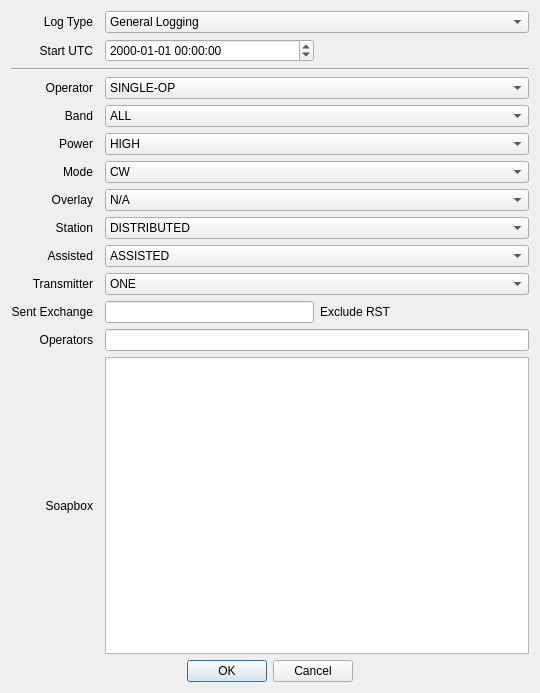
<?xml version="1.0" encoding="UTF-8"?>
<ui version="4.0">
 <class>Dialog</class>
 <widget class="QDialog" name="Dialog">
  <property name="geometry">
   <rect>
    <x>0</x>
    <y>0</y>
    <width>540</width>
    <height>693</height>
   </rect>
  </property>
  <property name="windowTitle">
   <string>New Contest</string>
  </property>
  <layout class="QGridLayout" name="gridLayout">
   <item row="15" column="2" colspan="2">
    <widget class="QPlainTextEdit" name="soapbox">
     <property name="accessibleName">
      <string>Soap Box</string>
     </property>
     <property name="accessibleDescription">
      <string>The soap box</string>
     </property>
    </widget>
   </item>
   <item row="5" column="0">
    <widget class="QLabel" name="label_5">
     <property name="text">
      <string>Band</string>
     </property>
     <property name="alignment">
      <set>Qt::AlignRight|Qt::AlignTrailing|Qt::AlignVCenter</set>
     </property>
    </widget>
   </item>
   <item row="7" column="0">
    <widget class="QLabel" name="label_7">
     <property name="text">
      <string>Mode</string>
     </property>
     <property name="alignment">
      <set>Qt::AlignRight|Qt::AlignTrailing|Qt::AlignVCenter</set>
     </property>
    </widget>
   </item>
   <item row="2" column="0">
    <widget class="QLabel" name="label_3">
     <property name="text">
      <string>Start UTC</string>
     </property>
     <property name="alignment">
      <set>Qt::AlignRight|Qt::AlignTrailing|Qt::AlignVCenter</set>
     </property>
    </widget>
   </item>
   <item row="10" column="2" colspan="2">
    <widget class="QComboBox" name="assisted">
     <property name="accessibleName">
      <string>Assisted</string>
     </property>
     <property name="accessibleDescription">
      <string>Assisted category.</string>
     </property>
     <item>
      <property name="text">
       <string>ASSISTED</string>
      </property>
     </item>
     <item>
      <property name="text">
       <string>NON-ASSISTED</string>
      </property>
     </item>
    </widget>
   </item>
   <item row="12" column="2" rowspan="2">
    <widget class="QLineEdit" name="exchange">
     <property name="accessibleName">
      <string>Sent exchange</string>
     </property>
     <property name="accessibleDescription">
      <string>sent exchange, excluding r s t.</string>
     </property>
     <property name="styleSheet">
      <string notr="true">text-transform: uppercase;</string>
     </property>
    </widget>
   </item>
   <item row="7" column="2" colspan="2">
    <widget class="QComboBox" name="mode">
     <property name="accessibleName">
      <string>Operating mode</string>
     </property>
     <property name="accessibleDescription">
      <string>Mode category</string>
     </property>
     <item>
      <property name="text">
       <string>CW</string>
      </property>
     </item>
     <item>
      <property name="text">
       <string>SSB</string>
      </property>
     </item>
     <item>
      <property name="text">
       <string>RTTY</string>
      </property>
     </item>
     <item>
      <property name="text">
       <string>PSK</string>
      </property>
     </item>
     <item>
      <property name="text">
       <string>SSB+CW</string>
      </property>
     </item>
     <item>
      <property name="text">
       <string>DIGITAL</string>
      </property>
     </item>
     <item>
      <property name="text">
       <string>SSB+CW+DIGITAL</string>
      </property>
     </item>
     <item>
      <property name="text">
       <string>FM</string>
      </property>
     </item>
    </widget>
   </item>
   <item row="12" column="0" rowspan="2">
    <widget class="QLabel" name="label_12">
     <property name="text">
      <string>Sent Exchange</string>
     </property>
     <property name="alignment">
      <set>Qt::AlignRight|Qt::AlignTrailing|Qt::AlignVCenter</set>
     </property>
     <property name="buddy">
      <cstring>For serial numbers, include 001 where the serial should be place in the exchage. It will be automatically increased and displayed for each QSO.</cstring>
     </property>
    </widget>
   </item>
   <item row="9" column="0">
    <widget class="QLabel" name="label_9">
     <property name="text">
      <string>Station</string>
     </property>
     <property name="alignment">
      <set>Qt::AlignRight|Qt::AlignTrailing|Qt::AlignVCenter</set>
     </property>
    </widget>
   </item>
   <item row="1" column="2" colspan="2">
    <widget class="QComboBox" name="contest">
     <property name="accessibleName">
      <string>Contest Selector</string>
     </property>
     <property name="accessibleDescription">
      <string>Contest or log type.</string>
     </property>
     <item>
      <property name="text">
       <string>General Logging</string>
      </property>
     </item>
     <item>
      <property name="text">
       <string>10 10 FALL CW</string>
      </property>
     </item>
     <item>
      <property name="text">
       <string>10 10 SPRING CW</string>
      </property>
     </item>
     <item>
      <property name="text">
       <string>10 10 SUMMER PHONE</string>
      </property>
     </item>
     <item>
      <property name="text">
       <string>10 10 WINTER PHONE</string>
      </property>
     </item>
     <item>
      <property name="text">
       <string>ARRL 10M</string>
      </property>
     </item>
     <item>
      <property name="text">
       <string>ARRL DX CW</string>
      </property>
     </item>
     <item>
      <property name="text">
       <string>ARRL DX SSB</string>
      </property>
     </item>
     <item>
      <property name="text">
       <string>ARRL FIELD DAY</string>
      </property>
     </item>
     <item>
      <property name="text">
       <string>ARRL SS CW</string>
      </property>
     </item>
     <item>
      <property name="text">
       <string>ARRL SS PHONE</string>
      </property>
     </item>
     <item>
      <property name="text">
       <string>ARRL VHF JAN</string>
      </property>
     </item>
     <item>
      <property name="text">
       <string>ARRL VHF JUN</string>
      </property>
     </item>
     <item>
      <property name="text">
       <string>ARRL VHF SEP</string>
      </property>
     </item>
     <item>
      <property name="text">
       <string>CANADA DAY</string>
      </property>
     </item>
     <item>
      <property name="text">
       <string>CQ 160 CW</string>
      </property>
     </item>
     <item>
      <property name="text">
       <string>CQ 160 SSB</string>
      </property>
     </item>
     <item>
      <property name="text">
       <string>CQ WPX CW</string>
      </property>
     </item>
     <item>
      <property name="text">
       <string>CQ WPX SSB</string>
      </property>
     </item>
     <item>
      <property name="text">
       <string>CQ WW CW</string>
      </property>
     </item>
     <item>
      <property name="text">
       <string>CQ WW SSB</string>
      </property>
     </item>
     <item>
      <property name="text">
       <string>CWT</string>
      </property>
     </item>
     <item>
      <property name="text">
       <string>IARU HF</string>
      </property>
     </item>
     <item>
      <property name="text">
       <string>JIDX CW</string>
      </property>
     </item>
     <item>
      <property name="text">
       <string>JIDX PH</string>
      </property>
     </item>
     <item>
      <property name="text">
       <string>NAQP CW</string>
      </property>
     </item>
     <item>
      <property name="text">
       <string>NAQP SSB</string>
      </property>
     </item>
     <item>
      <property name="text">
       <string>PHONE WEEKLY TEST</string>
      </property>
     </item>
     <item>
      <property name="text">
       <string>STEW PERRY TOPBAND</string>
      </property>
     </item>
     <item>
      <property name="text">
       <string>WINTER FIELD DAY</string>
      </property>
     </item>
    </widget>
   </item>
   <item row="2" column="2">
    <widget class="QDateTimeEdit" name="dateTimeEdit">
     <property name="accessibleName">
      <string>Start of contest Date and U T C Time</string>
     </property>
     <property name="time">
      <time>
       <hour>0</hour>
       <minute>0</minute>
       <second>0</second>
      </time>
     </property>
     <property name="maximumDateTime">
      <datetime>
       <hour>3</hour>
       <minute>59</minute>
       <second>59</second>
       <year>10000</year>
       <month>1</month>
       <day>1</day>
      </datetime>
     </property>
     <property name="currentSection">
      <enum>QDateTimeEdit::YearSection</enum>
     </property>
     <property name="displayFormat">
      <string>yyyy-MM-dd HH:mm:ss</string>
     </property>
     <property name="timeSpec">
      <enum>Qt::UTC</enum>
     </property>
    </widget>
   </item>
   <item row="8" column="0">
    <widget class="QLabel" name="label_8">
     <property name="text">
      <string>Overlay</string>
     </property>
     <property name="alignment">
      <set>Qt::AlignRight|Qt::AlignTrailing|Qt::AlignVCenter</set>
     </property>
    </widget>
   </item>
   <item row="14" column="0">
    <widget class="QLabel" name="label_13">
     <property name="text">
      <string>Operators</string>
     </property>
     <property name="alignment">
      <set>Qt::AlignRight|Qt::AlignTrailing|Qt::AlignVCenter</set>
     </property>
    </widget>
   </item>
   <item row="10" column="0">
    <widget class="QLabel" name="label_10">
     <property name="text">
      <string>Assisted</string>
     </property>
     <property name="alignment">
      <set>Qt::AlignRight|Qt::AlignTrailing|Qt::AlignVCenter</set>
     </property>
    </widget>
   </item>
   <item row="1" column="0">
    <widget class="QLabel" name="label_2">
     <property name="text">
      <string>Log Type</string>
     </property>
     <property name="alignment">
      <set>Qt::AlignRight|Qt::AlignTrailing|Qt::AlignVCenter</set>
     </property>
    </widget>
   </item>
   <item row="2" column="3">
    <spacer name="horizontalSpacer">
     <property name="orientation">
      <enum>Qt::Horizontal</enum>
     </property>
     <property name="sizeHint" stdset="0">
      <size>
       <width>40</width>
       <height>20</height>
      </size>
     </property>
    </spacer>
   </item>
   <item row="4" column="2" colspan="2">
    <widget class="QComboBox" name="operator_class">
     <property name="accessibleName">
      <string>Operator Category</string>
     </property>
     <property name="accessibleDescription">
      <string>Operator category.</string>
     </property>
     <item>
      <property name="text">
       <string>SINGLE-OP</string>
      </property>
     </item>
     <item>
      <property name="text">
       <string>MULTI-OP</string>
      </property>
     </item>
     <item>
      <property name="text">
       <string>CHECKLOG</string>
      </property>
     </item>
    </widget>
   </item>
   <item row="6" column="2" colspan="2">
    <widget class="QComboBox" name="power">
     <property name="accessibleName">
      <string>Power Category</string>
     </property>
     <property name="accessibleDescription">
      <string>Power category</string>
     </property>
     <item>
      <property name="text">
       <string>HIGH</string>
      </property>
     </item>
     <item>
      <property name="text">
       <string>LOW</string>
      </property>
     </item>
     <item>
      <property name="text">
       <string>QRP</string>
      </property>
     </item>
    </widget>
   </item>
   <item row="11" column="0">
    <widget class="QLabel" name="label_11">
     <property name="text">
      <string>Transmitter</string>
     </property>
     <property name="alignment">
      <set>Qt::AlignRight|Qt::AlignTrailing|Qt::AlignVCenter</set>
     </property>
    </widget>
   </item>
   <item row="15" column="0">
    <widget class="QLabel" name="label_14">
     <property name="text">
      <string>Soapbox</string>
     </property>
     <property name="alignment">
      <set>Qt::AlignRight|Qt::AlignTrailing|Qt::AlignVCenter</set>
     </property>
    </widget>
   </item>
   <item row="6" column="0">
    <widget class="QLabel" name="label_6">
     <property name="text">
      <string>Power</string>
     </property>
     <property name="alignment">
      <set>Qt::AlignRight|Qt::AlignTrailing|Qt::AlignVCenter</set>
     </property>
    </widget>
   </item>
   <item row="11" column="2" colspan="2">
    <widget class="QComboBox" name="transmitter">
     <property name="accessibleName">
      <string>Transmitter</string>
     </property>
     <property name="accessibleDescription">
      <string>Transmitter category.</string>
     </property>
     <item>
      <property name="text">
       <string>ONE</string>
      </property>
     </item>
     <item>
      <property name="text">
       <string>TWO</string>
      </property>
     </item>
     <item>
      <property name="text">
       <string>LIMITED</string>
      </property>
     </item>
     <item>
      <property name="text">
       <string>UNLIMITED</string>
      </property>
     </item>
     <item>
      <property name="text">
       <string>SWL</string>
      </property>
     </item>
    </widget>
   </item>
   <item row="5" column="2" colspan="2">
    <widget class="QComboBox" name="band">
     <property name="accessibleName">
      <string>Band Category</string>
     </property>
     <property name="accessibleDescription">
      <string>Band category.</string>
     </property>
     <item>
      <property name="text">
       <string>ALL</string>
      </property>
     </item>
     <item>
      <property name="text">
       <string>160M</string>
      </property>
     </item>
     <item>
      <property name="text">
       <string>80M</string>
      </property>
     </item>
     <item>
      <property name="text">
       <string>40M</string>
      </property>
     </item>
     <item>
      <property name="text">
       <string>20M</string>
      </property>
     </item>
     <item>
      <property name="text">
       <string>15M</string>
      </property>
     </item>
     <item>
      <property name="text">
       <string>10M</string>
      </property>
     </item>
     <item>
      <property name="text">
       <string>6M</string>
      </property>
     </item>
     <item>
      <property name="text">
       <string>2M</string>
      </property>
     </item>
     <item>
      <property name="text">
       <string>222</string>
      </property>
     </item>
     <item>
      <property name="text">
       <string>432</string>
      </property>
     </item>
     <item>
      <property name="text">
       <string>902</string>
      </property>
     </item>
     <item>
      <property name="text">
       <string>1.2G</string>
      </property>
     </item>
     <item>
      <property name="text">
       <string>2.3G</string>
      </property>
     </item>
     <item>
      <property name="text">
       <string>3.4G</string>
      </property>
     </item>
     <item>
      <property name="text">
       <string>5.7G</string>
      </property>
     </item>
     <item>
      <property name="text">
       <string>10G</string>
      </property>
     </item>
     <item>
      <property name="text">
       <string>24G</string>
      </property>
     </item>
     <item>
      <property name="text">
       <string>47G</string>
      </property>
     </item>
     <item>
      <property name="text">
       <string>75G</string>
      </property>
     </item>
     <item>
      <property name="text">
       <string>119G</string>
      </property>
     </item>
     <item>
      <property name="text">
       <string>142G</string>
      </property>
     </item>
     <item>
      <property name="text">
       <string>241G</string>
      </property>
     </item>
     <item>
      <property name="text">
       <string>LIGHT</string>
      </property>
     </item>
     <item>
      <property name="text">
       <string>VHF-3-BAND</string>
      </property>
     </item>
     <item>
      <property name="text">
       <string>VHF-FM-ONLY</string>
      </property>
     </item>
    </widget>
   </item>
   <item row="12" column="3" rowspan="2">
    <widget class="QLabel" name="label_15">
     <property name="text">
      <string>Exclude RST</string>
     </property>
    </widget>
   </item>
   <item row="8" column="2" colspan="2">
    <widget class="QComboBox" name="overlay">
     <property name="accessibleName">
      <string>Overlay category</string>
     </property>
     <property name="accessibleDescription">
      <string>Overlay category</string>
     </property>
     <item>
      <property name="text">
       <string>N/A</string>
      </property>
     </item>
     <item>
      <property name="text">
       <string>CLASSIC</string>
      </property>
     </item>
     <item>
      <property name="text">
       <string>NOVICE-TECH</string>
      </property>
     </item>
     <item>
      <property name="text">
       <string>OVER-50</string>
      </property>
     </item>
     <item>
      <property name="text">
       <string>ROOKIE</string>
      </property>
     </item>
     <item>
      <property name="text">
       <string>TB-WIRES</string>
      </property>
     </item>
     <item>
      <property name="text">
       <string>YOUTH</string>
      </property>
     </item>
     <item>
      <property name="text">
       <string>YL</string>
      </property>
     </item>
    </widget>
   </item>
   <item row="14" column="2" colspan="2">
    <widget class="QLineEdit" name="operators">
     <property name="accessibleName">
      <string>Operators</string>
     </property>
     <property name="accessibleDescription">
      <string>operators in contest.</string>
     </property>
     <property name="styleSheet">
      <string notr="true">text-transform: uppercase;</string>
     </property>
    </widget>
   </item>
   <item row="4" column="0">
    <widget class="QLabel" name="label_4">
     <property name="text">
      <string>Operator</string>
     </property>
     <property name="alignment">
      <set>Qt::AlignRight|Qt::AlignTrailing|Qt::AlignVCenter</set>
     </property>
    </widget>
   </item>
   <item row="9" column="2" colspan="2">
    <widget class="QComboBox" name="station">
     <property name="accessibleName">
      <string>Station type</string>
     </property>
     <property name="accessibleDescription">
      <string>Station type.</string>
     </property>
     <item>
      <property name="text">
       <string>DISTRIBUTED</string>
      </property>
     </item>
     <item>
      <property name="text">
       <string>EXPEDITION</string>
      </property>
     </item>
     <item>
      <property name="text">
       <string>FIXED</string>
      </property>
     </item>
     <item>
      <property name="text">
       <string>HQ</string>
      </property>
     </item>
     <item>
      <property name="text">
       <string>MOBILE</string>
      </property>
     </item>
     <item>
      <property name="text">
       <string>PORTABLE</string>
      </property>
     </item>
     <item>
      <property name="text">
       <string>ROVER</string>
      </property>
     </item>
     <item>
      <property name="text">
       <string>ROVER-LIMITED</string>
      </property>
     </item>
     <item>
      <property name="text">
       <string>ROVER-UNLIMITED</string>
      </property>
     </item>
     <item>
      <property name="text">
       <string>SCHOOL</string>
      </property>
     </item>
    </widget>
   </item>
   <item row="16" column="0" colspan="4">
    <widget class="QDialogButtonBox" name="buttonBox">
     <property name="orientation">
      <enum>Qt::Horizontal</enum>
     </property>
     <property name="standardButtons">
      <set>QDialogButtonBox::Cancel|QDialogButtonBox::Ok</set>
     </property>
     <property name="centerButtons">
      <bool>true</bool>
     </property>
    </widget>
   </item>
   <item row="3" column="0" colspan="4">
    <widget class="Line" name="line">
     <property name="minimumSize">
      <size>
       <width>0</width>
       <height>0</height>
      </size>
     </property>
     <property name="orientation">
      <enum>Qt::Horizontal</enum>
     </property>
    </widget>
   </item>
  </layout>
 </widget>
 <tabstops>
  <tabstop>contest</tabstop>
  <tabstop>dateTimeEdit</tabstop>
  <tabstop>operator_class</tabstop>
  <tabstop>band</tabstop>
  <tabstop>power</tabstop>
  <tabstop>mode</tabstop>
  <tabstop>overlay</tabstop>
  <tabstop>station</tabstop>
  <tabstop>assisted</tabstop>
  <tabstop>transmitter</tabstop>
  <tabstop>exchange</tabstop>
  <tabstop>operators</tabstop>
  <tabstop>soapbox</tabstop>
 </tabstops>
 <resources/>
 <connections>
  <connection>
   <sender>buttonBox</sender>
   <signal>accepted()</signal>
   <receiver>Dialog</receiver>
   <slot>accept()</slot>
   <hints>
    <hint type="sourcelabel">
     <x>248</x>
     <y>254</y>
    </hint>
    <hint type="destinationlabel">
     <x>157</x>
     <y>274</y>
    </hint>
   </hints>
  </connection>
  <connection>
   <sender>buttonBox</sender>
   <signal>rejected()</signal>
   <receiver>Dialog</receiver>
   <slot>reject()</slot>
   <hints>
    <hint type="sourcelabel">
     <x>316</x>
     <y>260</y>
    </hint>
    <hint type="destinationlabel">
     <x>286</x>
     <y>274</y>
    </hint>
   </hints>
  </connection>
 </connections>
</ui>
